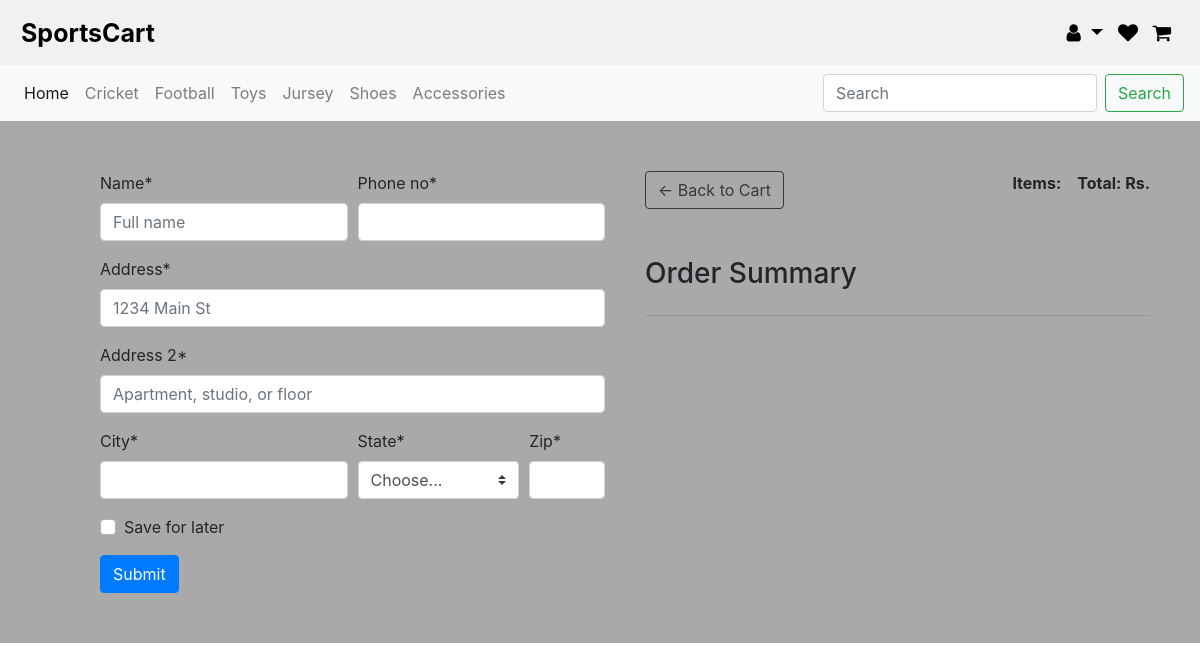
/checkout/ (signed in), run on an earlier commit of the app's database.
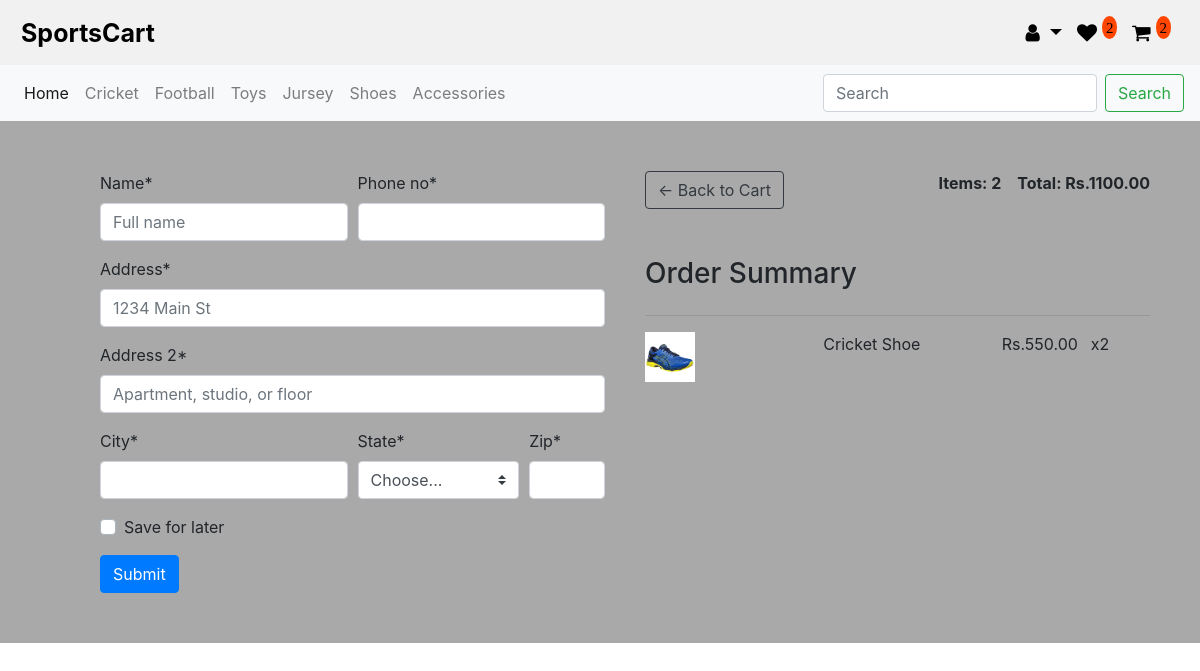
And on a later commit of the database.
### store/models.py (models this page shows, shortened)
class Order(models.Model):
    customer = models.ForeignKey(
        settings.AUTH_USER_MODEL, on_delete=models.SET_NULL, null=True, blank=True)
    order_items = models.ManyToManyField(OrderItem)
    total_items = models.IntegerField(null=True)
    total = models.FloatField(null=True)
    ordered_date = models.DateTimeField(null=True)
    ordered = models.BooleanField(default=False)
    transaction_complete = models.BooleanField(default=False)
    transaction_id = models.CharField(max_length=100, null=True)
    address = models.ForeignKey(
        'Address', on_delete=models.SET_NULL, blank=True, null=True)

class OrderItem(models.Model):
    customer = models.ForeignKey(
        settings.AUTH_USER_MODEL, on_delete=models.SET_NULL, null=True, blank=True)
    product = models.ForeignKey(Product, on_delete=models.SET_NULL, null=True)
    quantity = models.IntegerField(default=0, null=True, blank=True)
    complete = models.BooleanField(default=False)
    total = models.FloatField(null=True, blank=True)

class Product(models.Model):
    title = models.CharField(max_length=30)
    category = models.CharField(max_length=50, choices=CATEGORY_CHOICES ,default='sports')
    sub_category = models.CharField(max_length=50)
    price = models.FloatField()
    image = models.ImageField()
    description = models.TextField(max_length=250)
    @property
    def imageURL(self):
        try:
            url = self.image.url
        except:
            url = ''
        return url

### store/views.py (the view, shortened to what this page needs)
# urls.py: path('checkout/', checkout, name = "checkout"),
def checkout(request):
	data = customerProduct(request)
	order = data['order']
	save_items = data['save_items']
	customer = request.user
	form = AddressForm(request.POST or None)
	context = {
		'order':order,
		'save_items':save_items,
		'form':form
	}
	return render(request,'store/checkout.html',context)

### store/utils.py (called while the page is built)
def customerProduct(request):
    if request.user.is_authenticated:
        customer = request.user
        try :
            order = Order.objects.get(customer=customer,ordered=False)
        except:
            order = ''
        wishlist = customer.wishlist_set.all()
        if wishlist :
            save_items = len(wishlist)
        else:
            wishlist = ''
            save_items = 0
    else:
        order = ''
        wishlist = ''
        save_items = 0
    products = Product.objects.all()
    return {'order':order ,'wishlist':wishlist, 'save_items':save_items, 'products':products}

### store/templates/store/checkout.html (shortened to what this page needs)
{% extends 'store/base.html' %}
{% load static %}
{% load crispy_forms_tags %}
{% block content %}
<div class="checkout">
	<div class="product-total">
		<div class="d-sm-inline">
		<a  class="btn btn-outline-dark" href="{% url 'cart' %}">&#x2190; Back to Cart</a>
		</div>
		<div class="d-sm-inline pt-5 text-center">
		<span class="float-sm-right"><strong> Total:   Rs.{{order.total|floatformat:2}}</strong></span>
		<span class="float-left float-sm-right pl-3 pr-3"><strong>Items: {{order.total_items}}</strong></span>
		</div>
		<h3 class="pt-5 pb-2">Order Summary</h3>
		<hr>
		<div class="row checkout-items">
			{% for item in order.order_items.all %}
			<div class="col-3 col-md-4">
				<img src="{{item.product.imageURL}}"
				style="width: 50px; height: auto;">
			</div>
			<div class="col-3 col-md-4">
				<p>{{item.product.title}}</p>
			</div>
			<div class="col-4 col-md-2">
				<p>Rs.{{item.product.price|floatformat:2}}</p>
			</div>
			<div class="col-2 col-md-2">
				<p>x{{item.quantity}}</p>
			</div>
			{% endfor %}
		</div>
	</div>
	<div class="checkout-form">
		<form method="post">
			{% crispy form %}
		</form>
	</div>
</div>
{% endblock content %}

### store/templates/store/base.html (shortened to what this page needs)
{% load i18n %}
{% load static %}
<!DOCTYPE html>
<html>
<head>
	<link rel="stylesheet" href="https://stackpath.bootstrapcdn.com/bootstrap/4.4.1/css/bootstrap.min.css">
  <link rel="stylesheet" href="https://cdnjs.cloudflare.com/ajax/libs/font-awesome/4.7.0/css/font-awesome.min.css">
  <link rel="stylesheet" type="text/css" href="{% static 'css/main.css' %}">
</head>
<body>
<section id="header">
  <div class="header">
    <a href="#default" class="logo">SportsCart</a>
    <div class="header-right">
      <div class="dropdown line pr-2">
        <a href="#about" class="dropdown-toggle" data-toggle="dropdown">
          <i class="fa fa-user " aria-hidden="true"></i>
        </a>
      </div>
      <div class ="line pr-2">
        <a class="active" href="{% url 'wishlist' %}"><i class="fa fa-heart" aria-hidden="true">
          {% if save_items != 0 %}
          <sup class="super">{{ save_items }}</sup>
          {% endif %}</i>
        </a>
      </div>
      <div class ="line pr-2">
        <a href="{% url 'cart' %}"><i class="fa fa-shopping-cart" aria-hidden="true">
          {% if order != '' %}
          <sup class="super">{{ order.total_items }}</sup>
          {% endif %}</i>
        </a>
      </div>
    </div>
  </div>
  <nav class="navbar navbar-expand-lg navbar-light bg-light">
    <div class="collapse navbar-collapse" id="navbarSupportedContent">
      <ul class="navbar-nav mr-auto">
        <li class="nav-item active">
          <a class="nav-link" href="{% url 'home' %}">Home <span class="sr-only">(current)</span></a>
         </li>
        <li class="nav-item">
         <a class="nav-link" href="#">Cricket <span class="sr-only">(current)</span></a>
        </li>
        <li class="nav-item">
          <a class="nav-link" href="#">Football</a>
        </li>
        <li class="nav-item">
          <a class="nav-link" href="#">Toys<span class="sr-only">(current)</span></a>
        </li>
        <li class="nav-item">
          <a class="nav-link" href="#">Jursey</a>
        </li>
        <li class="nav-item">
          <a class="nav-link" href="#">Shoes <span class="sr-only">(current)</span></a>
        </li>
        <li class="nav-item">
          <a class="nav-link" href="#">Accessories</a>
        </li>
      </ul>
    </div>
    <form class="form-inline my-2 my-lg-0">
      <input class="form-control mr-sm-2" type="search" placeholder="Search" aria-label="Search">
      <button class="btn btn-outline-success my-2 my-sm-0" type="submit">Search</button>
    </form>
  </nav>
</section>
{% block content %}
{% endblock content %}
</body>
</html>

What changed in the data, as far as the page shows it:
added Order: total_items "2", total "1100.00"
added OrderItem: product.imageURL (picture), product "Cricket Shoe", product.price "550.00", quantity "2"
Also different on the page:
{{ save_items }}: (not shown) → "2"
